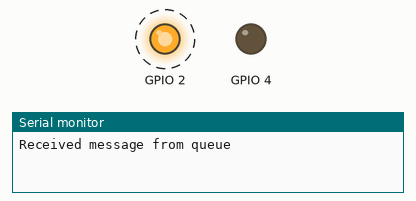
This program was run on a simulated ESP32. On the bench: output pins drawn as LEDs (lit = HIGH), the last lines printed to the serial monitor. Dashed ring = blinking.

Above: at 0.75 s.
At 30.1 s:
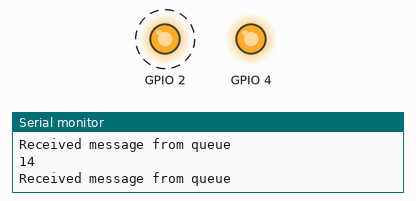
Timing chart, 0 to 40.0 s (numbered marks = the images above):
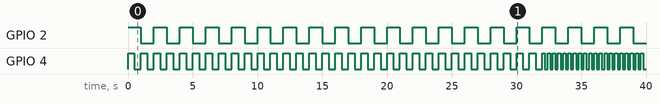

The program:

main.cpp
```cpp
#include <Arduino.h>
#include <freertos/FreeRTOS.h>
#include <freertos/task.h>
#include <freertos/queue.h>
#include <test1.h>
#include <test2.h>
#include "tasks_queue.h" //DECLARACION de handles como externs y prototipos de tareas
#include <handles.h> //Inicializacion de todos los handles

int counter = 15;

void setup()
{

  Serial.begin(115200);
  // Create a queue capable of containing 10 integers
  queue = xQueueCreate(10, sizeof(int));

  // Set pins as output
  pinMode(2, OUTPUT);
  pinMode(4, OUTPUT);

  // Create Task 1
  // Create task pinned to core
  xTaskCreatePinnedToCore(
      task1,        /* Task function. */
      "Task1",      /* name of task. */
      10000,        /* Stack size of task */
      NULL,         /* parameter of the task */
      1,            /* priority of the task */
      &task1Handle, /* Task handle to keep track of created task */
      0);           /* pin task to core 0 */

  // Create Task 2
  xTaskCreatePinnedToCore(
      task2,        /* Task function. */
      "Task2",      /* name of task. */
      10000,        /* Stack size of task */
      NULL,         /* parameter of the task */
      1,            /* priority of the task */
      &task2Handle, /* Task handle to keep track of created task */
      0);           /* pin task to core 1 */

  // Create Task 3
  xTaskCreatePinnedToCore(
      task3,        /* Task function. */
      "Task3",      /* name of task. */
      10000,        /* Stack size of task */
      NULL,         /* parameter of the task */
      1,            /* priority of the task */
      &task3Handle, /* Task handle to keep track of created task */
      0);           /* pin task to core 0 */

  // Create Task 4
  xTaskCreatePinnedToCore(
      task4,        /* Task function. */
      "Task4",      /* name of task. */
      10000,        /* Stack size of task */
      NULL,         /* parameter of the task */
      1,            /* priority of the task */
      &task4Handle, /* Task handle to keep track of created task */
      0);           /* pin task to core 1 */

  xTaskCreatePinnedToCore(
      task5,        /* Task function. */
      "Task5",      /* name of task. */
      10000,        /* Stack size of task */
      NULL,         /* parameter of the task */
      1,            /* priority of the task */
      &task5Handle, /* Task handle to keep track of created task */
      0);           /* pin task to core 1 */

  vTaskSuspend(task5Handle);
}

void loop()
{
  // put your main code here, to run repeatedly:
}
```

estructuras.h
```cpp
#define NUM_DATOS 4096
#define MEAN_INTERVAL 5
#define NUM_DATOS_TEMP 200
#define NUM_DATOS_INC 800

//Valores limite 15 aceleracion en m/s^2
#define LIM_ACLX 15.0
#define LIM_ACLY 15.0
#define LIM_ACLZ 15.0

//Estructuras de datos
struct BufferTempHumedad{
  float buffertemp[NUM_DATOS_TEMP/5 - 1] = { };
  float bufferhum[NUM_DATOS_TEMP/5 - 1] = { };
};

//Estructura que contiene 3 arreglos de 5000 flotantes
struct BufferACL{
  long int buffer_timestamp[NUM_DATOS - 1] = {};
  float bufferX[NUM_DATOS - 1] = { };
  float bufferY[NUM_DATOS - 1] = { };
  float bufferZ[NUM_DATOS - 1] = { };
};

struct BufferInclinacion{
  float bufferRoll[NUM_DATOS_INC/5 - 1] = { };
  float bufferPitch[NUM_DATOS_INC/5 - 1] = { };
  float bufferYaw[NUM_DATOS_INC/5 - 1] = { };
};
```

handles.h
```cpp
#include <freertos/FreeRTOS.h>
#include <freertos/task.h>
#include <freertos/queue.h>
#include <Arduino.h>

TaskHandle_t task1Handle = NULL;
TaskHandle_t task2Handle = NULL;
TaskHandle_t task5Handle = NULL;
TaskHandle_t task3Handle = NULL;
TaskHandle_t task4Handle = NULL;

QueueHandle_t queue;
```

tasks_queue.h
```cpp
#include <freertos/FreeRTOS.h>
#include <freertos/task.h>
#include <freertos/queue.h>
#include <Arduino.h>

extern int counter;

// Declare the tasks
extern TaskHandle_t task1Handle;
extern TaskHandle_t task2Handle;
extern TaskHandle_t task3Handle;
extern TaskHandle_t task5Handle;
extern TaskHandle_t task4Handle;


// Task function prototypes
void task1(void* parameter);
void task2(void* parameter);
void task3(void* parameter);

void task4(void* parameter);
void task5(void* parameter);


// Queue handle
extern QueueHandle_t queue;
```

test1.h
```cpp
#include <freertos/FreeRTOS.h>
#include <freertos/task.h>
#include <freertos/queue.h>
#include <Arduino.h>
#include "tasks_queue.h"
```

test2.h
```cpp
#include <freertos/FreeRTOS.h>
#include <freertos/task.h>
#include <freertos/queue.h>
#include <Arduino.h>
#include "tasks_queue.h"
```

test1.cpp
```cpp
#include "tasks_queue.h"
#include <estructuras.h>

int c = 0;

BufferTempHumedad buffert;

// Task function for Task 1
void task1(void* parameter) {
  while (1) {
    //Toggle a led for 1 second
    digitalWrite(2, HIGH);
    vTaskDelay(pdMS_TO_TICKS(1000)); // Delay for 1 second
    digitalWrite(2, LOW);
    vTaskDelay(pdMS_TO_TICKS(1000)); // Delay for 1 second
    Serial.println(c);
    if(c >= counter){
        vTaskSuspend(task2Handle);
        vTaskResume(task5Handle);
    }
    c++;
  }
}

// Task function for Task 2
void task2(void* parameter) {
  while (1) {
    //Toggle another led for 0.5 second
    digitalWrite(4, HIGH);
    vTaskDelay(pdMS_TO_TICKS(500)); // Delay for 0.5 second
    digitalWrite(4, LOW);
    vTaskDelay(pdMS_TO_TICKS(500)); // Delay for 0.5 second
  }
}

//Create a task that sends a queue message every 1 second
void task3(void* parameter) {
  while (1) {
    //Send a message to the queue
    int message = 1;
    xQueueSend(queue, &message, portMAX_DELAY);
    vTaskDelay(pdMS_TO_TICKS(1000)); // Delay for 1 second
  }
}
```

test2.cpp
```cpp
#include "tasks_queue.h"
#include <estructuras.h>

BufferTempHumedad buffera;

//Create a task that receives a queue message every 2 seconds
void task4(void* parameter) {
  while (1) {
    //Receive a message from the queue
    int message;
    xQueueReceive(queue, &message, portMAX_DELAY);
    Serial.println("Received message from queue");
    vTaskDelay(pdMS_TO_TICKS(2000)); // Delay for 2 seconds
  }
}

// Task function for Task 5
void task5(void* parameter) {
  while (1) {
    //Toggle a led for 5 seconds
    digitalWrite(4, HIGH);
    vTaskDelay(pdMS_TO_TICKS(200)); // Delay for 1 second
    digitalWrite(4, LOW);
    vTaskDelay(pdMS_TO_TICKS(200)); // Delay for 1 second
  }
}
```

Measured:
- by itself, GPIO 2: alternates HIGH for 1.0 s and LOW for 1.0 s
- by itself, GPIO 4: goes 32 × (HIGH 0.50 s, LOW 0.50 s), 19 × (HIGH 0.20 s, LOW 0.20 s), HIGH 0.20 s, then LOW
